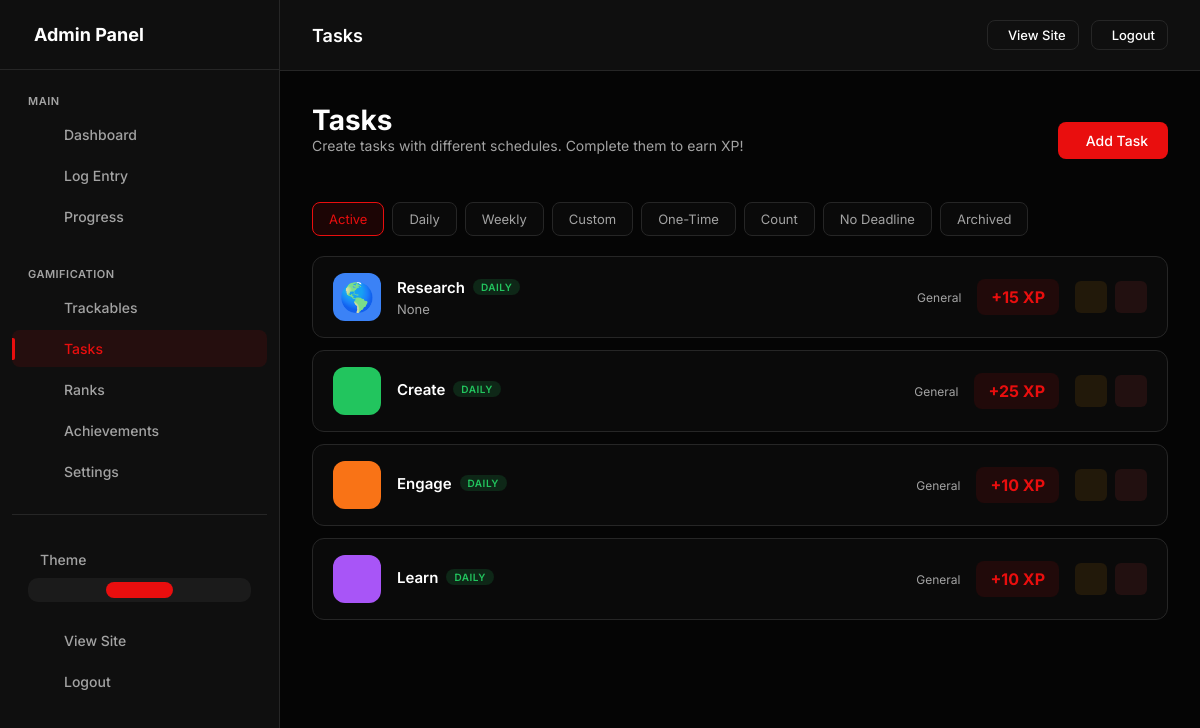
Screenshot of /admin/daily-tasks (signed in) with the database file from the repository.
### models.py (models this page shows, shortened)
class UserSettings(db.Model):
    __tablename__ = 'user_settings'
    id = db.Column(db.Integer, primary_key=True)
    user_id = db.Column(db.Integer, db.ForeignKey('users.id'), nullable=False, unique=True, index=True)
    accent_color = db.Column(db.String(20), default='#e90e0e')
    points_name = db.Column(db.String(20), default='XP')  # "XP", "Points", "Coins", etc.
    points_icon = db.Column(db.String(50), default='ph-lightning')
    daily_xp_goal = db.Column(db.Integer, default=50)
    perfect_day_bonus = db.Column(db.Integer, default=50)
    perfect_week_bonus = db.Column(db.Integer, default=500)
    streak_bonus_per_day = db.Column(db.Integer, default=5)  # Extra XP per streak day
    show_xp_animations = db.Column(db.Boolean, default=True)
    dark_mode = db.Column(db.Boolean, default=True)
    compact_view = db.Column(db.Boolean, default=False)
    show_dashboard_header = db.Column(db.Boolean, default=True)
    enable_youtube_sync = db.Column(db.Boolean, default=False)
    created_at = db.Column(db.DateTime, default=datetime.utcnow)
    updated_at = db.Column(db.DateTime, default=datetime.utcnow, onupdate=datetime.utcnow)

class UserDailyTask(db.Model):
    __tablename__ = 'user_daily_tasks'
    id = db.Column(db.Integer, primary_key=True)
    user_id = db.Column(db.Integer, db.ForeignKey('users.id'), nullable=False, index=True)
    name = db.Column(db.String(100), nullable=False)
    slug = db.Column(db.String(100), nullable=False)
    description = db.Column(db.String(500))
    task_type = db.Column(db.String(20), default='normal')  # 'normal', 'count'
    target_count = db.Column(db.Integer, default=1)  # For count tasks: how many times to complete
    repeat_type = db.Column(db.String(20), default='daily')
    repeat_interval = db.Column(db.Integer, default=1)  # For 'custom': every X units
    repeat_unit = db.Column(db.String(10), default='day')  # 'day', 'week', 'month'
    repeat_days = db.Column(db.String(50))  # For 'weekly': JSON array like "[1,3,5]" for Mon/Wed/Fri
    repeat_day_of_month = db.Column(db.Integer)  # For 'monthly': which day (1-31)
    due_date = db.Column(db.Date)  # For 'once' tasks: when it's due
    completed_date = db.Column(db.Date)  # For 'once' tasks: when completed
    ebbinghaus_level = db.Column(db.Integer, default=0)  # Current level in spaced repetition
    next_due_date = db.Column(db.Date)  # When the task is next due
    xp_value = db.Column(db.Integer, default=10)
    xp_per_count = db.Column(db.Integer, default=0)  # For count tasks: XP per completion (0 = only on full completion)
    streak_bonus = db.Column(db.Boolean, default=True)  # Eligible for streak bonuses
    icon = db.Column(db.String(50), default='ph-check-circle')
    color = db.Column(db.String(20), default='#10b981')
    emoji = db.Column(db.String(10))
    display_order = db.Column(db.Integer, default=0)
    is_active = db.Column(db.Boolean, default=True)
    is_pinned = db.Column(db.Boolean, default=False)
    category = db.Column(db.String(50), default='general')  # 'health', 'work', 'learning', 'habits', 'general'
    created_at = db.Column(db.DateTime, default=datetime.utcnow)
    updated_at = db.Column(db.DateTime, default=datetime.utcnow, onupdate=datetime.utcnow)
    completions = db.relationship('TaskCompletion', backref='task', lazy=True, cascade='all, delete-orphan')

### app.py (the view)
    @app.route('/admin/daily-tasks')
    @admin_required
    def admin_daily_tasks():
        tasks = UserDailyTask.query.filter_by(
            user_id=current_user.id
        ).order_by(UserDailyTask.display_order).all()
        return render_template('admin/daily_tasks.html', tasks=tasks)

### templates/admin/daily_tasks.html (shortened to what this page needs)
{% extends "admin/base.html" %}
{% block page_title %}Tasks{% endblock %}
{% block content %}
<div class="page-header">
    <div>
        <h1 class="page-title">Tasks</h1>
        <p class="page-intro">Create tasks with different schedules. Complete them to earn {{ points_name }}!</p>
    </div>
    <div class="page-actions">
        <a href="{{ url_for('admin_daily_task_add') }}" class="btn btn-primary">
             Add Task
        </a>
    </div>
</div>
<div class="filter-tabs">
    <button class="filter-tab active" data-filter="all">Active</button>
    <button class="filter-tab" data-filter="daily">Daily</button>
    <button class="filter-tab" data-filter="weekly">Weekly</button>
    <button class="filter-tab" data-filter="custom">Custom</button>
    <button class="filter-tab" data-filter="once">One-Time</button>
    <button class="filter-tab" data-filter="count">Count</button>
    <button class="filter-tab" data-filter="none">No Deadline</button>
    <button class="filter-tab" data-filter="archived">Archived</button>
</div>
{% if tasks %}
<div class="tasks-list">
    {% for task in tasks %}
    {% set is_archived = task.completed_date and task.repeat_type in ('once', 'none') %}
    <div class="task-row {% if not task.is_active %}inactive{% endif %} {% if task.is_pinned %}pinned{% endif %} {% if is_archived %}archived{% endif %}"
        data-repeat="{{ task.repeat_type }}" data-type="{{ task.task_type }}"
        data-archived="{{ 'true' if is_archived else 'false' }}" {% if is_archived %}style="opacity: 0.6;" {% endif %}>
        <div class="task-icon-box" style="background: {{ task.color }}; color: {{ task.color }}">
            {% if task.emoji %}
            <span style="font-size: 28px;">{{ task.emoji }}</span>
            {% else %}
            <i class="ph {{ task.icon }}"></i>
            {% endif %}
        </div>
        <div class="task-info">
            <div class="task-name">
                {{ task.name }}
                <div class="task-badges">
                    <span class="task-badge repeat-{{ task.repeat_type }}">
                        {% if task.repeat_type == 'none' %}No Deadline
                        {% elif task.repeat_type == 'daily' %}Daily
                        {% elif task.repeat_type == 'weekdays' %}Weekdays
                        {% elif task.repeat_type == 'weekends' %}Weekends
                        {% elif task.repeat_type == 'weekly' %}Weekly
                        {% elif task.repeat_type == 'monthly' %}Monthly
                        {% elif task.repeat_type == 'yearly' %}Yearly
                        {% elif task.repeat_type == 'custom' %}Every {{ task.repeat_interval }} {{ task.repeat_unit or
                        'day' }}{% if task.repeat_interval > 1 %}s{% endif %}
                        {% elif task.repeat_type == 'once' %}One-Time
                        {% elif task.repeat_type == 'ebbinghaus' %}Spaced
                        {% elif task.repeat_type == 'unlimited' %}Unlimited
                        {% else %}{{ task.repeat_type|capitalize }}
                        {% endif %}
                    </span>
                </div>
            </div>
            {% if task.description %}
            <div class="task-description">{{ task.description }}</div>
            {% endif %}
        </div>
        <div class="task-meta">
            <span class="task-category">
                 {{ task.category|capitalize }}
            </span>
            <div class="task-xp">
                +{{ task.xp_value }} {{ points_name }}
            </div>
        </div>
        <div class="task-actions">
            <a href="{{ url_for('admin_daily_task_edit', id=task.id) }}" class="action-btn edit" title="Edit">
            </a>
            <form action="{{ url_for('admin_daily_task_delete', id=task.id) }}" method="post"
                onsubmit="return confirmDelete(this, 'Task')" style="display: inline;">
                <button type="submit" class="action-btn delete" title="Delete">
                </button>
            </form>
        </div>
    </div>
    {% endfor %}
</div>
{% endif %}
{% endblock %}

### templates/admin/base.html (shortened to what this page needs)
<!DOCTYPE html>
<html lang="en">
<head>
</head>
<body>
    {% if current_user.is_authenticated %}
    <div class="admin-layout">
        <aside class="admin-sidebar" id="adminSidebar">
            <div class="sidebar-header">
                <h2> Admin Panel</h2>
            </div>
            <nav class="sidebar-nav">
                <div class="nav-group">
                    <div class="nav-group-label">Main</div>
                    <a href="{{ url_for('admin_dashboard') }}" class="nav-item" data-route="dashboard"><span>Dashboard</span></a>
                    <a href="{{ url_for('admin_log_entry') }}" class="nav-item" data-route="log"><span>Log Entry</span></a>
                    <a href="{{ url_for('admin_progress') }}" class="nav-item" data-route="progress"><span>Progress</span></a>
                </div>
                <div class="nav-group">
                    <div class="nav-group-label">Gamification</div>
                    <a href="{{ url_for('admin_trackables') }}" class="nav-item" data-route="trackable"><span>Trackables</span></a>
                    <a href="{{ url_for('admin_daily_tasks') }}" class="nav-item" data-route="daily-task"><span>Tasks</span></a>
                    <a href="{{ url_for('admin_ranks') }}" class="nav-item" data-route="ranks"><span>Ranks</span></a>
                    <a href="{{ url_for('admin_achievements') }}" class="nav-item" data-route="achievement"><span>Achievements</span></a>
                    <a href="{{ url_for('admin_settings') }}" class="nav-item" data-route="settings"><span>Settings</span></a>
                </div>
                <div class="nav-group" style="margin-top: auto; padding-top: 24px; border-top: 1px solid var(--border);">
                    <div class="theme-toggle-wrapper">
                        <div class="theme-toggle-label">
                            <span>Theme</span>
                        </div>
                        <div class="theme-toggle-options">
                            <button class="theme-option" data-theme="light" title="Light">
                            </button>
                            <button class="theme-option" data-theme="dark" title="Dark">
                            </button>
                            <button class="theme-option" data-theme="system" title="System">
                            </button>
                        </div>
                    </div>
                    <a href="{{ url_for('index') }}" class="nav-item"><span>View Site</span></a>
                    <a href="{{ url_for('admin_logout') }}" class="nav-item"><span>Logout</span></a>
                </div>
            </nav>
        </aside>
        <div class="admin-main">
            <header class="admin-header">
                <div>
                    <h1 style="font-size: 18px; font-weight: 600;">{% block page_title %}Admin Panel{% endblock %}</h1>
                </div>
                <div style="display: flex; gap: 12px; align-items: center;">
                    <a href="{{ url_for('index') }}" class="btn btn-outline btn-sm">View Site</a>
                    <a href="{{ url_for('admin_logout') }}" class="btn btn-outline btn-sm">Logout</a>
                </div>
            </header>
            <main class="admin-content">
                {% block content %}{% endblock %}
            </main>
        </div>
    </div>
    {% endif %}
</body>
</html>

### templates/admin/base.html (style rules this page uses)
:root, [data-theme="dark"] { --bg-body: #050505; --bg-card: #0f0f0f; --bg-card-hover: #141414; --border: #262626; --accent: #e90e0e; --accent-rgb: 233, 14, 14; --accent-hover: #c70202; --text-main: #ffffff; --text-muted: #a3a3a3; --font-sans: 'Inter', sans-serif; --font-mono: 'JetBrains Mono', monospace; --success: #10b981; --warning: #f59e0b; --danger: #ef4444; }
[data-theme="light"] { --bg-body: #f5f5f5; --bg-card: #ffffff; --bg-card-hover: #fafafa; --border: #e5e5e5; --accent: #dc2626; --accent-hover: #b91c1c; --text-main: #171717; --text-muted: #737373; }
@media (prefers-color-scheme: light) { [data-theme="system"] { --bg-body: #f5f5f5; --bg-card: #ffffff; --bg-card-hover: #fafafa; --border: #e5e5e5; --accent: #dc2626; --accent-hover: #b91c1c; --text-main: #171717; --text-muted: #737373; } }
* { margin: 0; padding: 0; box-sizing: border-box; }
body { background-color: var(--bg-body); color: var(--text-main); font-family: var(--font-sans); overflow-x: hidden; -webkit-font-smoothing: antialiased; min-height: 100vh; }
a { text-decoration: none; color: inherit; transition: 0.3s; }
button { border: none; background: none; cursor: pointer; font-family: inherit; }
.admin-layout { display: flex; min-height: 100vh; }
.admin-sidebar { width: 280px; background: var(--bg-card); border-right: 1px solid var(--border); position: fixed; left: 0; top: 0; height: 100vh; overflow-y: auto; transition: transform 0.3s ease; z-index: 100; }
.sidebar-header { padding: 24px; border-bottom: 1px solid var(--border); display: flex; align-items: center; gap: 12px; }
.sidebar-header h2 { font-size: 18px; font-weight: 700; display: flex; align-items: center; gap: 10px; }
.sidebar-nav { padding: 16px 12px; }
.nav-group { margin-bottom: 24px; }
.nav-group-label { font-size: 11px; text-transform: uppercase; letter-spacing: 0.5px; color: var(--text-muted); padding: 8px 16px; font-weight: 600; }
.nav-item { display: flex; align-items: center; gap: 12px; padding: 10px 16px; border-radius: 8px; color: var(--text-muted); transition: all 0.2s; margin-bottom: 4px; font-size: 14px; font-weight: 500; position: relative; }
.nav-item.active { background: rgba(var(--accent-rgb), 0.1); color: var(--accent); }
.nav-item.active::before { content: ''; position: absolute; left: 0; top: 50%; transform: translateY(-50%); width: 3px; height: 60%; background: var(--accent); border-radius: 0 2px 2px 0; }
.theme-toggle-wrapper { padding: 12px 16px; margin-bottom: 8px; }
.theme-toggle-label { display: flex; align-items: center; gap: 12px; font-size: 14px; font-weight: 500; color: var(--text-muted); margin-bottom: 10px; }
.theme-toggle-options { display: flex; gap: 6px; background: rgba(255,255,255,0.05); padding: 4px; border-radius: 10px; }
.theme-option { flex: 1; padding: 8px; border: none; background: transparent; color: var(--text-muted); border-radius: 8px; cursor: pointer; transition: all 0.2s; display: flex; align-items: center; justify-content: center; font-size: 18px; }
.theme-option.active { background: var(--accent); color: #fff; }
.admin-main { flex: 1; margin-left: 280px; min-height: 100vh; position: relative; z-index: 1; overflow-x: hidden; max-width: calc(100vw - 280px); }
.admin-header { background: var(--bg-card); border-bottom: 1px solid var(--border); padding: 20px 32px; position: sticky; top: 0; z-index: 90; display: flex; justify-content: space-between; align-items: center; }
.admin-content { padding: 32px; overflow-x: hidden; max-width: 100%; box-sizing: border-box; }
.page-header { display: flex; justify-content: space-between; align-items: center; margin-bottom: 24px; flex-wrap: wrap; gap: 16px; }
.page-title { font-size: 28px; font-weight: 700; }
.page-actions { display: flex; gap: 12px; align-items: center; }
.action-btn { width: 32px; height: 32px; border-radius: 6px; display: flex; align-items: center; justify-content: center; transition: all 0.2s; cursor: pointer; border: 1px solid transparent; }
.action-btn.edit { background: rgba(245,158,11,0.1); color: #f59e0b; }
.action-btn.delete { background: rgba(239,68,68,0.1); color: #ef4444; }
.btn { padding: 10px 20px; border-radius: 8px; font-size: 14px; font-weight: 500; transition: all 0.3s ease; display: inline-flex; align-items: center; gap: 8px; cursor: pointer; border: none; }
.btn-primary { background: var(--accent); color: #fff; }
.btn-outline { border: 1px solid var(--border); color: var(--text-main); background: transparent; }
.btn-sm { padding: 6px 12px; font-size: 13px; }

### rows the page displays
UserSettings: points_name "XP"
UserDailyTask: emoji "🌎", name "Research", repeat_type "DAILY", description "None", category "General", xp_value "15"
UserDailyTask: name "Create", repeat_type "DAILY", category "General", xp_value "25"
UserDailyTask: name "Engage", repeat_type "DAILY", category "General", xp_value "10"
UserDailyTask: name "Learn", repeat_type "DAILY", category "General", xp_value "10"
